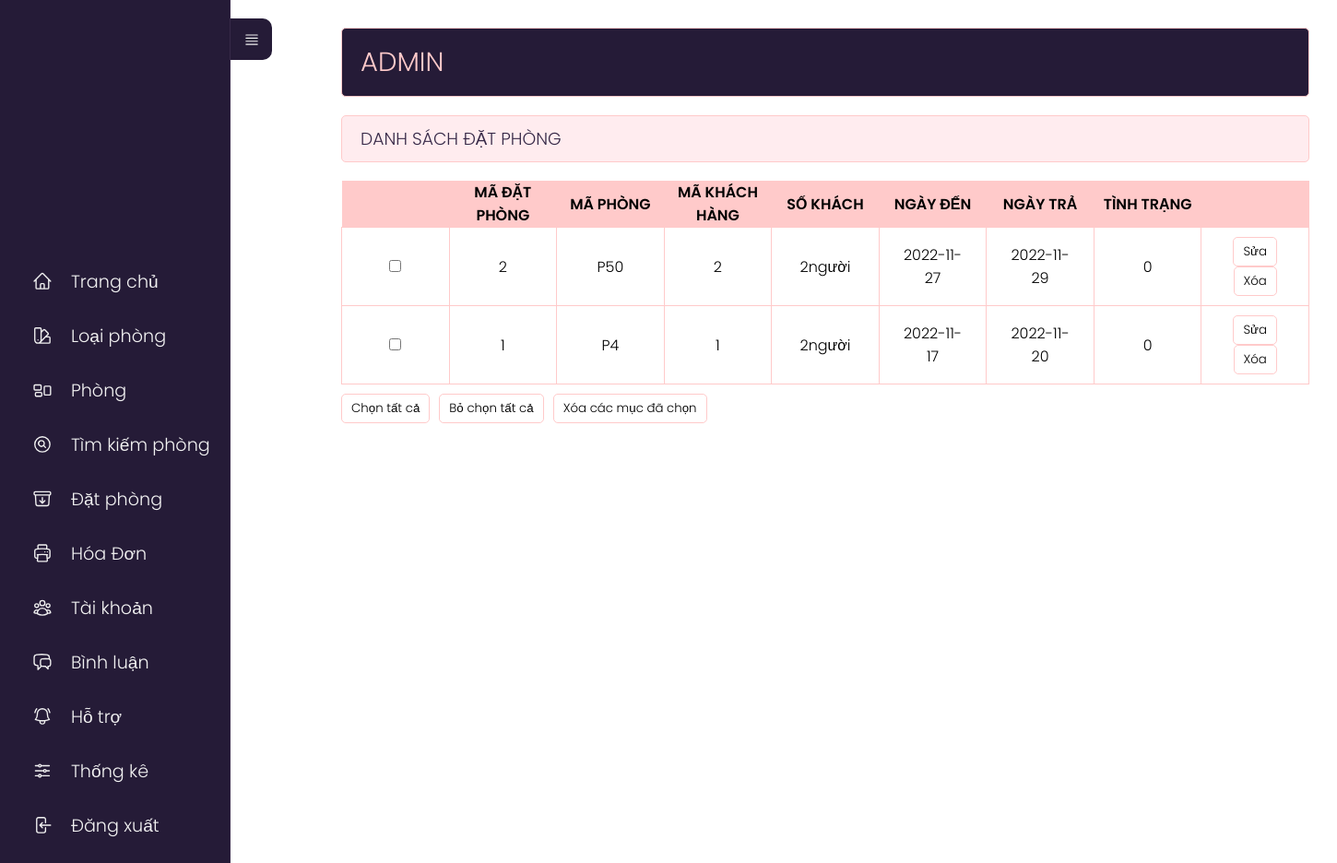
The page /admin/index.php?act=listdp (signed in) on the database its author committed.
### tables this page shows
CREATE TABLE `datphong` (
  `id_order` int(11) NOT NULL,
  `id_phong` int(11) NOT NULL,
  `id_user` int(11) NOT NULL,
  `sokhach` int(2) NOT NULL,
  `ngayden` date NOT NULL,
  `ngaytra` date NOT NULL,
  `tinhtrang` tinyint(2) NOT NULL DEFAULT 0
);

### model/pdo.php (called while the page is built, shortened)
<?php
function pdo_get_connection(){
    $dburl = "mysql:host=localhost;dbname=khachsan;charset=utf8";
    $user = 'root';
    $password = '';
    $conn = new PDO($dburl, $user, $password);
    $conn->setAttribute(PDO::ATTR_ERRMODE, PDO::ERRMODE_EXCEPTION);
    return $conn;
}
function pdo_query($sql){
    $sql_args = array_slice(func_get_args(), 1);
    try{
        $conn = pdo_get_connection();
        $stmt = $conn->prepare($sql);
        $stmt->execute($sql_args);
        $rows = $stmt->fetchAll();
        return $rows;
    }
    catch(PDOException $e){
        throw $e;
    }
    finally{
        unset($conn);
    }
}

### model/datphong.php (called while the page is built, shortened)
<?php
    function loadall_datphong(){
        $sql="SELECT * FROM datphong order by id_order desc";
        $listdp=pdo_query($sql);
        return $listdp;
    }
?>

### admin/datphong/list.php (the view, shortened to what this page needs)
<div class="row">
    <div class="row mb headeradmin" style="width:1050px;">
        <h1 style="padding: 15px 0;">ADMIN </h1>
    </div>
    <div class="row formtittle" style="width:1050px;">
        <h3>DANH SÁCH ĐẶT PHÒNG</h3>
    </div>
    <div class="row formcontent">
        <form action="index.php?act=listdp" method="post">
            <div class="row mb10 formdshanghoa" style="width:1050px;">
                <table>
                    <tr>
                        <th></th>
                        <th>MÃ ĐẶT PHÒNG</th>
                        <th>MÃ PHÒNG</th>
                        <th>MÃ KHÁCH HÀNG</th>
                        <th>SỐ KHÁCH</th>
                        <th>NGÀY ĐẾN</th>
                        <th>NGÀY TRẢ</th>
                        <th>TÌNH TRẠNG</th>
                        <th></th>
                    </tr>
                    <?php
                    foreach ($listdp as $datphong) {
                        extract($datphong);
                        $suadp = "index.php?act=suadp&id=" . $id_order;
                        $xoadp = "index.php?act=xoadp&id=" . $id_order;
                        echo '<tr>
                                        <td><input type="checkbox" name="name"></td>
                                        <td>' . $id_order . '</td>
                                        <td>P' . $id_phong . '</td>
                                        <td>' . $id_user . '</td>
                                        <td>' . $sokhach . 'người</td>
                                        <td>' . $ngayden . '</td>
                                        <td>' . $ngaytra . '</td>
                                        <td>' . $tinhtrang . '</td>
                                        <td><a href="' . $suadp . '"><input type="button" value="Sửa"></a>  <a onclick="return DELETE()" href="' . $xoadp . '"><input type="button" value="Xóa"></a></td>
                                    </tr>';
                    }
                    ?>
                </table>
            </div>
            <div class="row mb10" style="display:flex;">
                <input type="button" id="btn1" value="Chọn tất cả">
                <input type="button" id="btn2" value="Bỏ chọn tất cả" style="margin-left:10px;">
                <input type="button" value="Xóa các mục đã chọn" style="margin-left:10px;">
            </div>
        </form>
    </div>
</div>
</div>

### view_demo/css/styleadmin.css (style rules this page uses)
* { padding: 0; margin: 0; box-sizing: border-box; font-family: 'Poppins', sans-serif; font-weight: 300; }
body { position: relative; width: 100%; min-height: 150vh; }
.row { float: left; width: 70%; }
.mb { margin-bottom: 20px; }
.mb10 { margin-bottom: 10px; }
.formtk input[type="submit"], .formcontent input[type="submit"], .formcontent input[type="reset"], .formcontent input[type="button"] { border-radius: 5px; padding: 5px 10px; background-color: #ffffff; border: 1px solid #FFCACA; }
.headeradmin { background-color: #251B37; border: 1px solid #FFCACA; color: #FFCACA; border-radius: 5px; padding: 0px 20px; width: 70%; }
.headeradmin h1 { font-size: 2vw; }
.formtittle { background-color: #FFECEF; border: 1px solid #FFCACA; color: #372948; border-radius: 5px; padding: 10px 20px; }
.formcontent { padding: 20px 0; }
table tr th { font-weight: 600; }
.formdshanghoa table { width: 100%; border-collapse: collapse; }
.formdshanghoa table th:nth-child(1) { width: 10%; padding: 20px; background-color: #FFCACA; }
.formdshanghoa table th:nth-child(2) { width: 10%; background-color: #FFCACA; }
.formdshanghoa table th:nth-child(3) { width: 10%; background-color: #FFCACA; }
.formdshanghoa table th:nth-child(4) { width: 10%; background-color: #FFCACA; }
.formdshanghoa table th:nth-child(5) { width: 10%; background-color: #FFCACA; }
.formdshanghoa table th:nth-child(6) { width: 10%; background-color: #FFCACA; }
.formdshanghoa table th:nth-child(7) { width: 30%; background-color: #FFCACA; }
.formdshanghoa table th:nth-child(8) { width: 10%; background-color: #FFCACA; }
.formdshanghoa table td { border: 1px solid #FFCACA; padding: 10px 20px; text-align: center; }
.formdshanghoa table th:nth-child(7) { width: 10%; background-color: #FFCACA; }
.formdshanghoa table th:nth-child(9) { width: 10%; background-color: #FFCACA; }

### rows shown on the page
datphong: id_order "2", id_phong "50", id_user "2", sokhach "2", ngayden "2022-11-27", ngaytra "2022-11-29", tinhtrang "0"
datphong: id_order "1", id_phong "4", id_user "1", sokhach "2", ngayden "2022-11-17", ngaytra "2022-11-20", tinhtrang "0"
